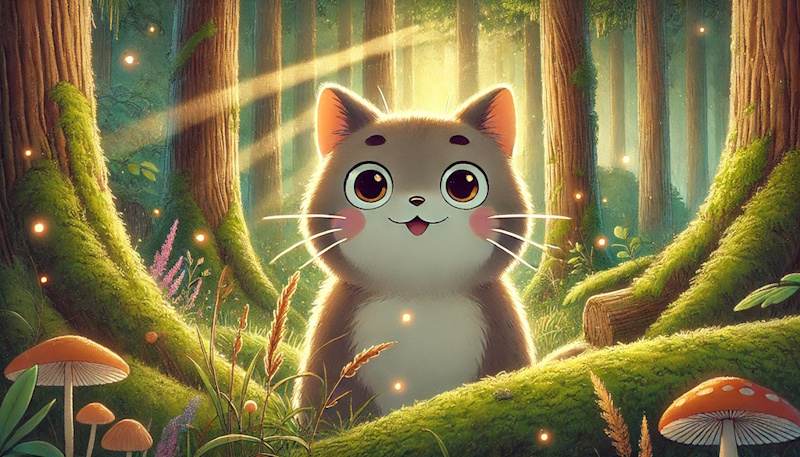
#> input picture day05/cat01.jpg, 800 x 457 px, found by its file name
$ python ex27_cv_editor.py
#> lines starting #> are read from the running program, lines starting #| are printed output that depends on the picture
## ex27_cv_editor.py
#opencv 사용 이미지 편집기

import cv2
import numpy as np

# 이미지 로드
img = cv2.imread(filename='./day05/cat01.jpg')
#> img is the input picture: shape (457, 800, 3); mean B, G, R 73.6, 117.6, 129
if img is None:
    raise FileNotFoundError('이미지 로딩 실패!')

origin = img.copy() # 원본이미지 복사
win_name = 'Editor'

# 3 이미지 변경함수
def update(_=None):
    alpha =cv2.getTrackbarPos('Contrast',win_name)/50 # 이미지 대비
    blur = cv2.getTrackbarPos('Blur','Editor') #트랙바 이름 Blur에서 데이터 가져오기

    #대비/밝기 조절

    edited = cv2.convertScaleAbs(origin,alpha=alpha)

    #블러
    if blur >0:
        k=blur*2+1
        edited = cv2.GaussianBlur(edited,(k,k),0)


    cv2.imshow('Editor',edited)


# 3. 트랙바 윈도우 생성
cv2.namedWindow('Editor')
cv2.createTrackbar('Contrast','Editor',50,150,update)
cv2.createTrackbar('Brightness','Editor',100,200,update)
cv2.createTrackbar('Blur','Editor',0,10,update)
#> slider 'Blur' is set to 3
cv2.createTrackbar('Edge','Editor',0,200,update)
#> slider 'Edge' is set to 66

update()
#> in update, `edited = cv2.GaussianBlur(edited,(k,k),0)`:
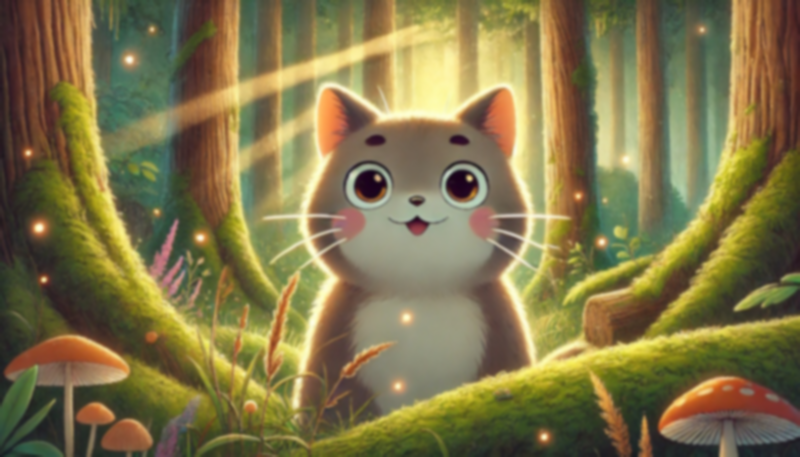
#> edited: shape (457, 800, 3); mean B, G, R 73.6, 117.6, 129

#2. 기본동작원리
while True:
    key=cv2.waitKey(1)&0xff
#> (key q is pressed here)
    if key ==ord('r'):
        cv2.imshow('ImageEditor',origin)
        pass
    elif key == ord('q'): #프로그램 종료
        break
    else:
        cv2.imshow('Simple ImageEditor',origin)


cv2.destroyAllWindows()
